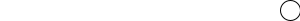
Frame 1 (no input)
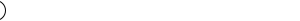
Frame 60 (the mouse pressed at the canvas centre just before this capture)
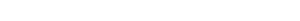
Frame 120 (the mouse held since frame 60 and released just before this capture)

The Processing sketch that drew these frames (run headless with seeded random() and noise(); from frame 60 on, the mouse is pressed at the canvas centre):

// Processing sketch: BouncingBallX
// ── BouncingBallX.pde

float x=290, y=10, bsize=20, speed=5;

void setup() {
   size(300,21);
}

void draw() {
  
  background(#ffffff);
  ellipse(x,y,bsize,bsize);
  
  x = x - 5;
  
  /*if (x > width || x < 0) {
    speed *= -1;
  }
  */
}
